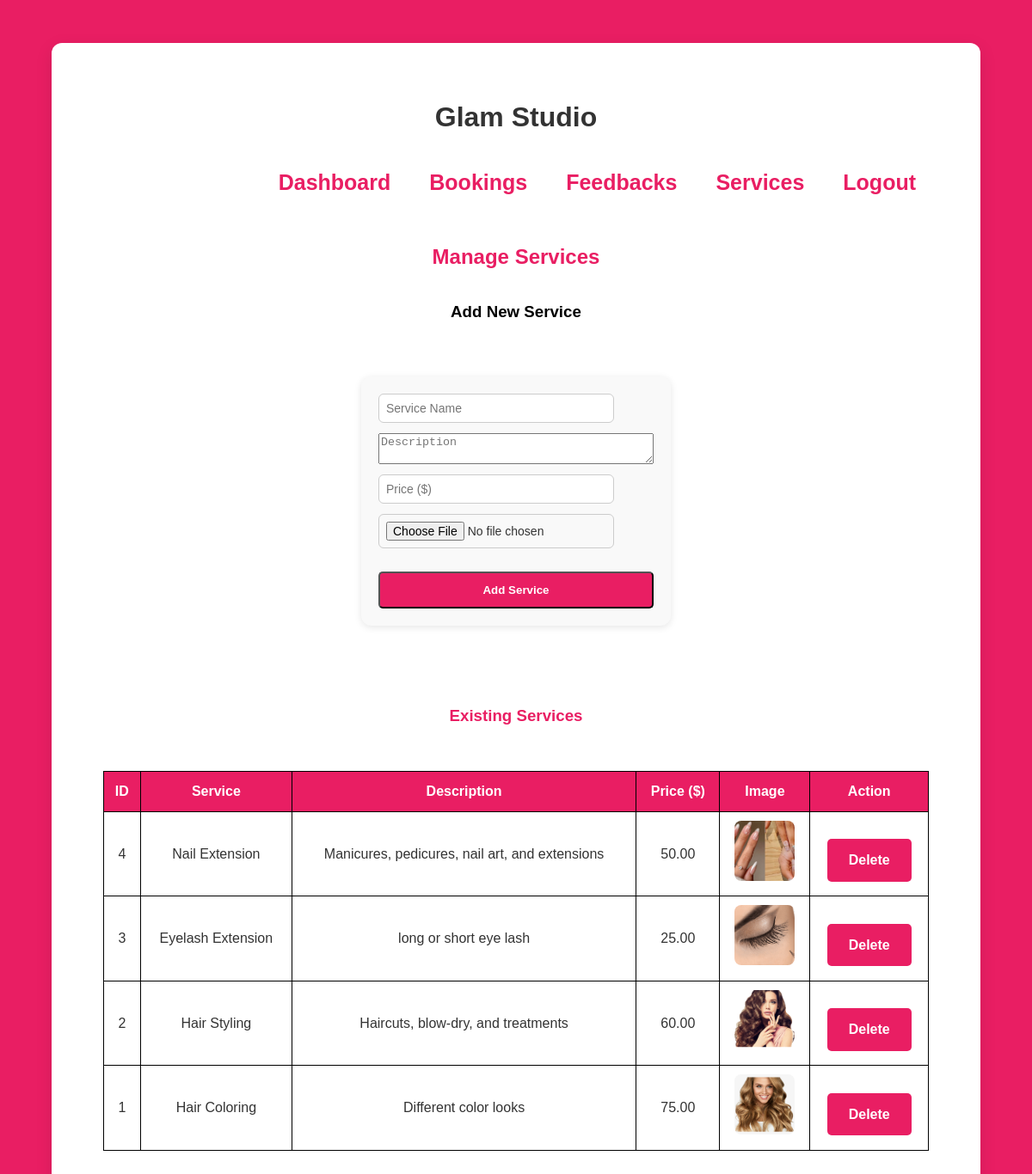
The page /admin_services.php on the database its author committed.
### tables this page shows
CREATE TABLE services (
    id INT AUTO_INCREMENT PRIMARY KEY,
    name VARCHAR(100),
    description TEXT,
    price DECIMAL(10,2),
    image VARCHAR(255) Not Null
);

### admin_services.php (the view, shortened to what this page needs)
<?php
include 'config.php';
$result = $conn->query("SELECT * FROM services ORDER BY id DESC");
?>
<!DOCTYPE html>
<html>
    <head>
        <link rel="stylesheet" href="style.css" />
    </head>
    <body class="admin-table">
       <div class="admin-container">
           <h1>Glam Studio</h1>
                <nav>
                    <ul style="display: flex;
                        justify-content: right;
                        gap: 15px;">
                        <li><a href="admin_dashboard.php" style="color: #e91e63; font-size:25px;">Dashboard</a></li>
                        <li><a href="admin_bookings.php" style="color: #e91e63; font-size:25px;">Bookings</a></li>
                        <li><a href="admin_feedbacks.php" style="color: #e91e63; font-size:25px;">Feedbacks</a></li>
                        <li><a href="admin_services.php" style="color: #e91e63; font-size:25px;">Services</a></li>
                        <li><a href="logout.php" style="color: #e91e63; font-size:25px;">Logout</a></li>
                    </ul>
                </nav>
            <section>
                <h2 style="padding-top: 10px;">Manage Services</h2>
                <h3 style="color: black; padding-top: 10px; padding-bottom: 30px;">Add New Service</h3>
                    <form method="POST" enctype="multipart/form-data">
                        <input type="text" name="name" placeholder="Service Name" required>
                        <textarea name="description" placeholder="Description" required></textarea>
                        <input type="number" step="0.01" name="price" placeholder="Price ($)" required>
                        <input type="file" name="image" accept="image/*" required>
                        <button type="submit" name="add_service" class="button">Add Service</button>
                    </form>
                <h3 style="color: #e91e63; padding-top: 60px; padding-bottom: 30px;">Existing Services</h3>
                 <?php if ($result->num_rows > 0): ?>
                    <table>
                        <tr>
                            <th>ID</th>
                            <th>Service</th>
                            <th>Description</th>
                            <th>Price ($)</th>
                            <th>Image</th>
                            <th>Action</th>
                        </tr>
                        <?php while ($row = $result->fetch_assoc()): ?>
                        <tr>
                            <td><?= $row['id'] ?></td>
                            <td><?= htmlspecialchars($row['name']) ?></td>
                            <td><?= htmlspecialchars($row['description']) ?></td>
                            <td><?= $row['price'] ?></td>
                            <td><img src="<?= htmlspecialchars($row['image']) ?>" alt="Service"></td>
                            <td><a href="admin_services.php?delete=<?= $row['id'] ?>" class="button" onclick="return confirm('Are you sure you want to delete this service?');">Delete</a></td>
                        </tr>
                        <?php endwhile; ?>
                    </table>
                        <?php else: ?>
                        <p>No services found.</p>
                        <?php endif; ?>
            </section>
        </div>
    </body>
</html>

### style.css (style rules this page uses)
body { font-family: Arial, sans-serif; margin: 0; padding: 0; line-height: 1.6; background-color: #fdfdfd; color: #333; }
nav { margin-top: 10px; }
nav a { color: #fff; text-decoration: none; margin: 0 15px; font-weight: bold; }
h2 { color: #e91e63; margin-top: 30px; }
ul { list-style-type: none; padding: 0; }
ul li { padding: 8px 0; }
a.button { display: inline-block; margin-top: 15px; padding: 12px 25px; background: #e91e63; color: #fff; border-radius: 5px; text-decoration: none; font-weight: bold; }
form { width: 320px; margin: 30px auto; padding: 20px; background: #f9f9f9; border-radius: 12px; box-shadow: 0 2px 8px rgba(0,0,0,0.1); display: flex; flex-direction: column; gap: 12px; }
input, select { padding: 8px; border: 1px solid #ccc; border-radius: 6px; font-size: 14px; width: 80%; }
.button { display: inline-block; margin-top: 15px; padding: 12px 25px; background: #e91e63; color: #fff; border-radius: 5px; text-decoration: none; font-weight: bold; box-shadow: none !important; outline: none; }
.admin-table { background:#e91e63; font-family: Arial, sans-serif; display: flex; justify-content: left; align-items: left; height: auto; margin: 0; }
.admin-container { background: #ffffff; margin: 50px auto; padding: 40px 60px; width: 90%; max-width: 1200px; border-radius: 12px; box-shadow: 0 6px 20px rgba(0,0,0,0.1); text-align: center; box-sizing: border-box; min-height: 200px; height: auto; display: block; }
th { background-color: #e91e63; color: white; }

### admin_services.php (style rules this page uses)
table { width: 100%; border-collapse: collapse; }
th, td { padding: 10px; text-align: center; border: 1px solid black; }
img { width: 70px; height: 70px; object-fit: cover; border-radius: 8px; }

### rows shown on the page
services: id "4", name "Nail Extension", description "Manicures, pedicures, nail art, and extensions", price "50.00", shows a picture
services: id "3", name "Eyelash Extension", description "long or short eye lash", price "25.00", shows a picture
services: id "2", name "Hair Styling", description "Haircuts, blow-dry, and treatments", price "60.00", shows a picture
services: id "1", name "Hair Coloring", description "Different color looks", price "75.00", shows a picture
